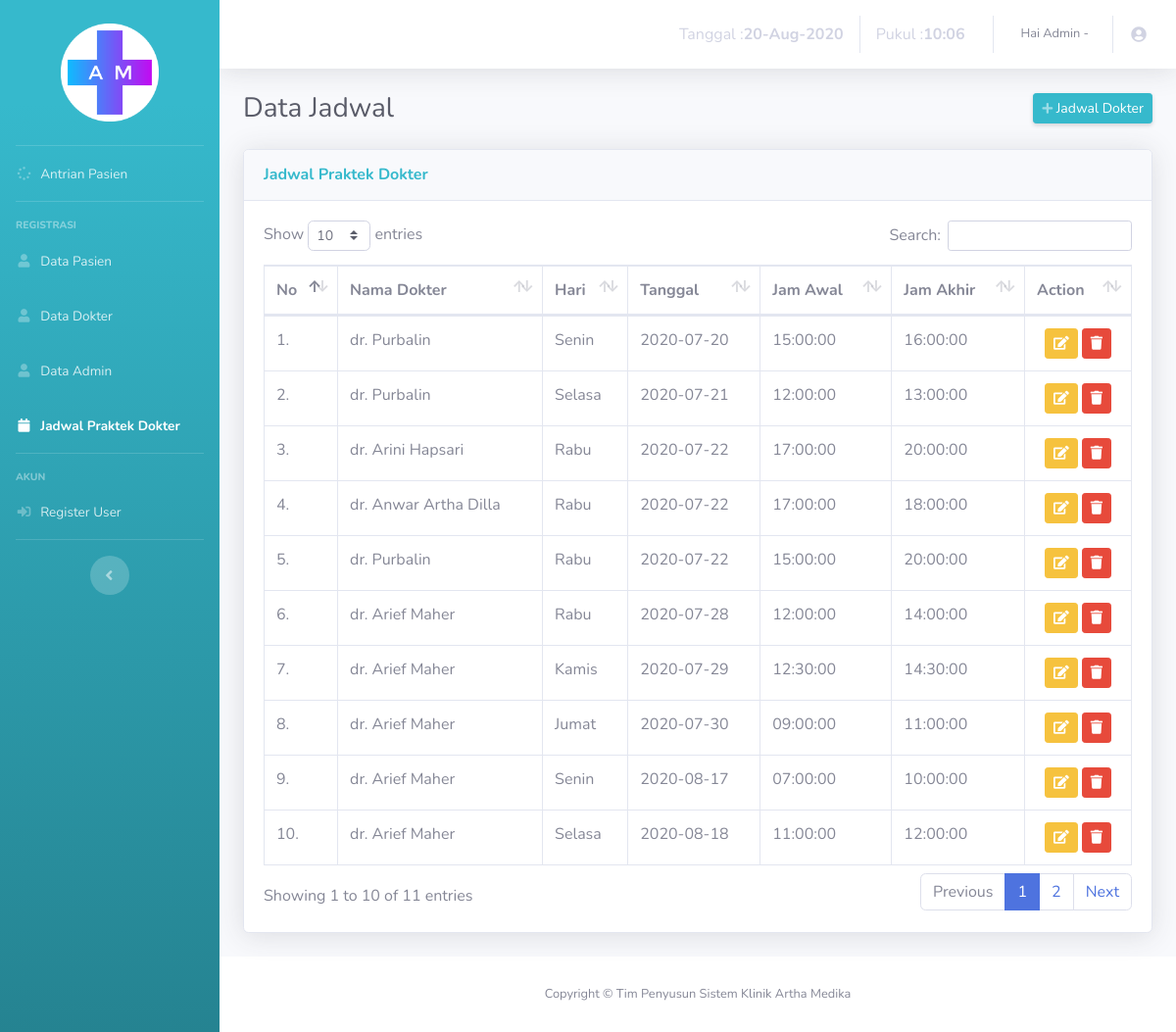
The app's page /admin/jadwal.php with its own data.
### tables this page shows
CREATE TABLE IF NOT EXISTS `jadwal` (
`id_jadwal` int(1) NOT NULL,
  `id_dokter` int(1) NOT NULL,
  `hari` varchar(6) NOT NULL,
  `tgl` date NOT NULL,
  `jam_awal` time NOT NULL,
  `jam_akhir` time NOT NULL
);

CREATE TABLE IF NOT EXISTS `dokter` (
`id_dokter` int(1) NOT NULL,
  `nama` varchar(30) NOT NULL,
  `tgl_lahir` date NOT NULL,
  `jk` varchar(10) NOT NULL,
  `alamat` varchar(50) NOT NULL,
  `tlp` varchar(14) NOT NULL,
  `spesialis` varchar(17) NOT NULL
);

### admin/jadwal.php (the view, shortened to what this page needs)
<!DOCTYPE html>
<html lang="en">
<head>
  <link href="vendor/fontawesome-free/css/all.min.css" rel="stylesheet" type="text/css">
  <link href="css/sb-admin-2.min.css" rel="stylesheet">
  <link href="vendor/datatables/dataTables.bootstrap4.min.css" rel="stylesheet">
</head>
<body id="page-top">
  <div id="wrapper">
    <ul class="navbar-nav bg-gradient-info sidebar sidebar-dark accordion" id="accordionSidebar">
      <br>
      <div class="logo">
        <a href="#" class="simple-text logo-normal">
          <img class="center" src="../image/logo.png"/>
        </a>
      </div>
      <br>
      <hr class="sidebar-divider my-0">
      <li class="nav-item ">
        <a class="nav-link" href="index.php">
          <i class="fas fa-fw fa-spinner"></i>
          <span>Antrian Pasien</span></a>
        </li>
        <hr class="sidebar-divider">
        <div class="sidebar-heading">
          Registrasi
        </div>
        <li class="nav-item ">
          <a class="nav-link" href="datapasien.php">
            <i class="fas fa-fw fa-user"></i>
            <span>Data Pasien</span></a>
          </li>
          <li class="nav-item">
            <a class="nav-link" href="datadokter.php">
              <i class="fas fa-fw fa-user"></i>
              <span>Data Dokter</span></a>
            </li>
            <li class="nav-item">
              <a class="nav-link" href="dataadmin.php">
                <i class="fas fa-fw fa-user"></i>
                <span>Data Admin</span></a>
              </li>
              <li class="nav-item active">
                <a class="nav-link" href="jadwal.php">
                  <i class="fas fa-fw fa-calendar"></i>
                  <span>Jadwal Praktek Dokter</span></a>
                </li>
                <hr class="sidebar-divider">
                <div class="sidebar-heading">
                  Akun
                </div>
                <li class="nav-item">
                  <a class="nav-link" href="datauser.php">
                    <i class="fas fa-fw fa-sign-in-alt"></i>
                    <span>Register User</span></a>
                  </li>
                  <hr class="sidebar-divider d-none d-md-block">
                  <div class="text-center d-none d-md-inline">
                    <button class="rounded-circle border-0" id="sidebarToggle"></button>
                  </div>
                </ul>
                <div id="content-wrapper" class="d-flex flex-column">
                  <div id="content">
                    <nav class="navbar navbar-expand navbar-light bg-white topbar mb-4 static-top shadow">
                      <ul class="navbar-nav ml-auto">
                        <li class="nav-item">
                          <a class="nav-link" href="#">
                           <?php
                           $tanggal= mktime(date("m"),date("d"),date("Y"));
                           echo "Tanggal : <b>".date("d-M-Y", $tanggal)."</b> ";
                           $jam=date("H:i");
                           echo "Pukul : <b>". $jam." "."</b>";
                           ?>
                         </a>
                       </li>
                       <li class="nav-item dropdown no-arrow">
                        <a class="nav-link dropdown-toggle" href="#" id="userDropdown" role="button" data-toggle="dropdown" aria-haspopup="true" aria-expanded="false">
                          <span class="mr-2 d-none d-lg-inline text-gray-600 small">Hai Admin -
                          ?></span>
                          <i class="fas fa-fw fa-user-circle"></i>
                        </a>
                      </li>
                    </ul>
                  </nav>
                  <div class="container-fluid">
                    <div class="d-sm-flex align-items-center justify-content-between mb-4">
                      <h1 class="h3 mb-0 text-gray-800">Data Jadwal</h1>
                      <a href="reg-jadwal.php" class="d-none d-sm-inline-block btn btn-sm btn-info shadow-sm"><i class="fas fa-plus fa-sm text-white-50"></i> Jadwal Dokter</a>
                    </div>
                    <div class="card shadow mb-4">
                      <div class="card-header py-3">
                        <h6 class="m-0 font-weight-bold text-info">Jadwal Praktek Dokter</h6>
                      </div>
                      <div class="card-body">
                        <div class="table-responsive">
                          <table class="table table-bordered" id="dataTable" width="100%" cellspacing="0">
                            <thead>
                              <tr>
                                <th>No</th>
                                <th>Nama Dokter</th>
                                <th>Hari</th>
                                <th>Tanggal</th>
                                <th>Jam Awal</th>
                                <th>Jam Akhir</th>
                                <th>Action</th>
                              </tr>
                            </thead>
                            <tbody>
                              <?php
                              include '../process/conSQL.php';
                              $no = 1;
                              $query = "SELECT * FROM jadwal ORDER BY tgl asc";
                              $res = mysqli_query($con, $query);
                              if(mysqli_num_rows($res) == 0){
                                echo '<tr><td colspan="10">Tidak ada data!</td></tr>';
                              }else{
                               while($data = mysqli_fetch_assoc($res)){
                                echo "<tr>";
                                echo "<td>".$no++.".</td>";
                                $nama_dokter = $data['id_dokter'];
                                $nm = "SELECT nama FROM dokter WHERE id_dokter = $nama_dokter  ";
                                $result = mysqli_query($con, $nm);
                                $dataNm = mysqli_fetch_assoc($result);
                                echo "<td>".$dataNm['nama']."</td>";
                                echo "<td>".$data['hari']."</td>";
                                echo "<td>".$data['tgl']."</td>";
                                echo "<td>".$data['jam_awal']."</td>";
                                echo '<td>'.$data['jam_akhir'].'</td>';
                                echo "<td class='td-actions text-center'>";
                                echo "<a class='btn btn-warning btn-sm' rel='tooltip' href='edit-jadwal.php?id_jadwal=".$data["id_jadwal"]."'><i class='fas fa-edit'></i></a>";
                                echo "<a class='btn btn-danger btn-sm' rel='tooltip' href='hapus-jadwal.php?id_jadwal=".$data["id_jadwal"]."'><i class='fas fa-trash'></i></a>";
                                echo "</td>";
                                echo '</tr>';
                              }
                            }
                            ?>
                          </tbody>
                        </table>
                      </div>
                    </div>
                  </div>
                </div>
              </div>
              <footer class="sticky-footer bg-white">
                <div class="container my-auto">
                  <div class="copyright text-center my-auto">
                    <span>Copyright &copy; Tim Penyusun Sistem Klinik Artha Medika</span>
                  </div>
                </div>
              </footer>
            </div>
          </div>
        </body>
        </html>

### admin/jadwal.php (style rules this page uses)
.center { margin-left:auto;margin-right:auto;display:block;width:100px }

### records on screen
jadwal: id_dokter.nama "dr. Purbalin", hari "Senin", tgl "2020-07-20", jam_awal "15:00:00", jam_akhir "16:00:00"
jadwal: id_dokter.nama "dr. Purbalin", hari "Selasa", tgl "2020-07-21", jam_awal "12:00:00", jam_akhir "13:00:00"
jadwal: id_dokter.nama "dr. Arini Hapsari", hari "Rabu", tgl "2020-07-22", jam_awal "17:00:00", jam_akhir "20:00:00"
jadwal: id_dokter.nama "dr. Anwar Artha Dilla", hari "Rabu", tgl "2020-07-22", jam_awal "17:00:00", jam_akhir "18:00:00"
jadwal: id_dokter.nama "dr. Purbalin", hari "Rabu", tgl "2020-07-22", jam_awal "15:00:00", jam_akhir "20:00:00"
jadwal: id_dokter.nama "dr. Arief Maher", hari "Rabu", tgl "2020-07-28", jam_awal "12:00:00", jam_akhir "14:00:00"
jadwal: id_dokter.nama "dr. Arief Maher", hari "Kamis", tgl "2020-07-29", jam_awal "12:30:00", jam_akhir "14:30:00"
jadwal: id_dokter.nama "dr. Arief Maher", hari "Jumat", tgl "2020-07-30", jam_awal "09:00:00", jam_akhir "11:00:00"
jadwal: id_dokter.nama "dr. Arief Maher", hari "Senin", tgl "2020-08-17", jam_awal "07:00:00", jam_akhir "10:00:00"
jadwal: id_dokter.nama "dr. Arief Maher", hari "Selasa", tgl "2020-08-18", jam_awal "11:00:00", jam_akhir "12:00:00"
